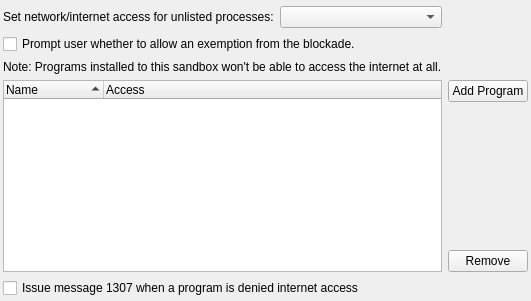
           <widget class="QWidget" name="tabINet">
            <attribute name="title">
             <string>Process Restrictions</string>
            </attribute>
            <layout class="QGridLayout" name="gridLayout_46">
             <property name="leftMargin">
              <number>3</number>
             </property>
             <property name="topMargin">
              <number>6</number>
             </property>
             <property name="rightMargin">
              <number>3</number>
             </property>
             <property name="bottomMargin">
              <number>3</number>
             </property>
             <item row="0" column="0">
              <layout class="QGridLayout" name="gridLayout_20">
               <item row="6" column="0">
                <widget class="QCheckBox" name="chkINetBlockMsg">
                 <property name="text">
                  <string>Issue message 1307 when a program is denied internet access</string>
                 </property>
                </widget>
               </item>
               <item row="3" column="1">
                <widget class="QPushButton" name="btnAddINetProg">
                 <property name="text">
                  <string>Add Program</string>
                 </property>
                </widget>
               </item>
               <item row="1" column="0">
                <widget class="QCheckBox" name="chkINetBlockPrompt">
                 <property name="text">
                  <string>Prompt user whether to allow an exemption from the blockade.</string>
                 </property>
                </widget>
               </item>
               <item row="5" column="1">
                <widget class="QPushButton" name="btnDelINetProg">
                 <property name="text">
                  <string>Remove</string>
                 </property>
                </widget>
               </item>
               <item row="2" column="0">
                <widget class="QLabel" name="label_11">
                 <property name="text">
                  <string>Note: Programs installed to this sandbox won't be able to access the internet at all.</string>
                 </property>
                </widget>
               </item>
               <item row="4" column="1">
                <spacer name="verticalSpacer_9">
                 <property name="orientation">
                  <enum>Qt::Orientation::Vertical</enum>
                 </property>
                 <property name="sizeHint" stdset="0">
                  <size>
                   <width>20</width>
                   <height>40</height>
                  </size>
                 </property>
                </spacer>
               </item>
               <item row="3" column="0" rowspan="3">
                <widget class="QTreeWidget" name="treeINet">
                 <property name="sortingEnabled">
                  <bool>true</bool>
                 </property>
                 <column>
                  <property name="text">
                   <string>Name</string>
                  </property>
                 </column>
                 <column>
                  <property name="text">
                   <string>Access</string>
                  </property>
                 </column>
                </widget>
               </item>
               <item row="0" column="0">
                <layout class="QHBoxLayout" name="horizontalLayout_2">
                 <item>
                  <widget class="QLabel" name="label_12">
                   <property name="text">
                    <string>Set network/internet access for unlisted processes:</string>
                   </property>
                   <property name="buddy">
                    <cstring>cmbBlockINet</cstring>
                   </property>
                  </widget>
                 </item>
                 <item>
                  <widget class="QComboBox" name="cmbBlockINet"/>
                 </item>
                </layout>
               </item>
              </layout>
             </item>
            </layout>
           </widget>
